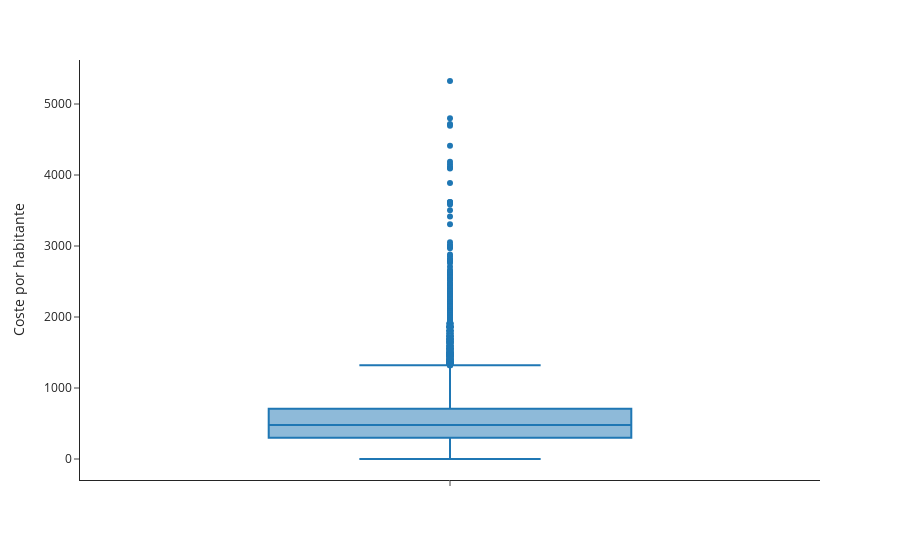

Notebook code for this chart:
### Code cell
df = df_final_pob_round
listi=['ggplot2', 'seaborn', 'simple_white', 'plotly',
         'plotly_white', 'plotly_dark', 'presentation', 'xgridoff',
         'ygridoff', 'gridon', 'none']
fig = px.box(df , y='PC_TOTAL',points='suspectedoutliers',labels={'PC_TOTAL': 'Coste por habitante'} ,
                                       hover_name='Nombre Ente Principal' , hover_data={'Población': ':,' ,
                                                                                        'PC_TOTAL': ":,€"},template=listi[2])
fig

### Figure 1 — Plotly figure (JSON) as saved in the notebook; plotly's stock layout.template omitted (floating-point values rounded to 4 significant figures; data arrays with more than 128 entries replaced by an {"elided": "..."} marker saying what was removed)
{"data": [{"alignmentgroup": "True", "boxpoints": "suspectedoutliers", "customdata": {"elided": "4869x2 int values"}, "hovertemplate": "<b>%{hovertext}</b><br><br>Coste por habitante=%{customdata[1]:,€}<br>Población=%{customdata[0]:,}<extra></extra>", "hovertext": {"elided": "4869 str values"}, "legendgroup": "", "marker": {"color": "#1F77B4"}, "name": "", "notched": false, "offsetgroup": "", "orientation": "v", "showlegend": false, "type": "box", "x0": " ", "xaxis": "x", "y": {"elided": "4869 int values"}, "y0": " ", "yaxis": "y"}], "layout": {"autosize": true, "boxmode": "group", "legend": {"tracegroupgap": 0}, "margin": {"t": 60}, "xaxis": {"anchor": "y", "autorange": true, "domain": [0, 1], "range": [-0.5, 0.5], "type": "category"}, "yaxis": {"anchor": "x", "autorange": true, "domain": [0, 1], "range": [-295.8, 5620.0], "title": {"text": "Coste por habitante"}, "type": "linear"}}}
